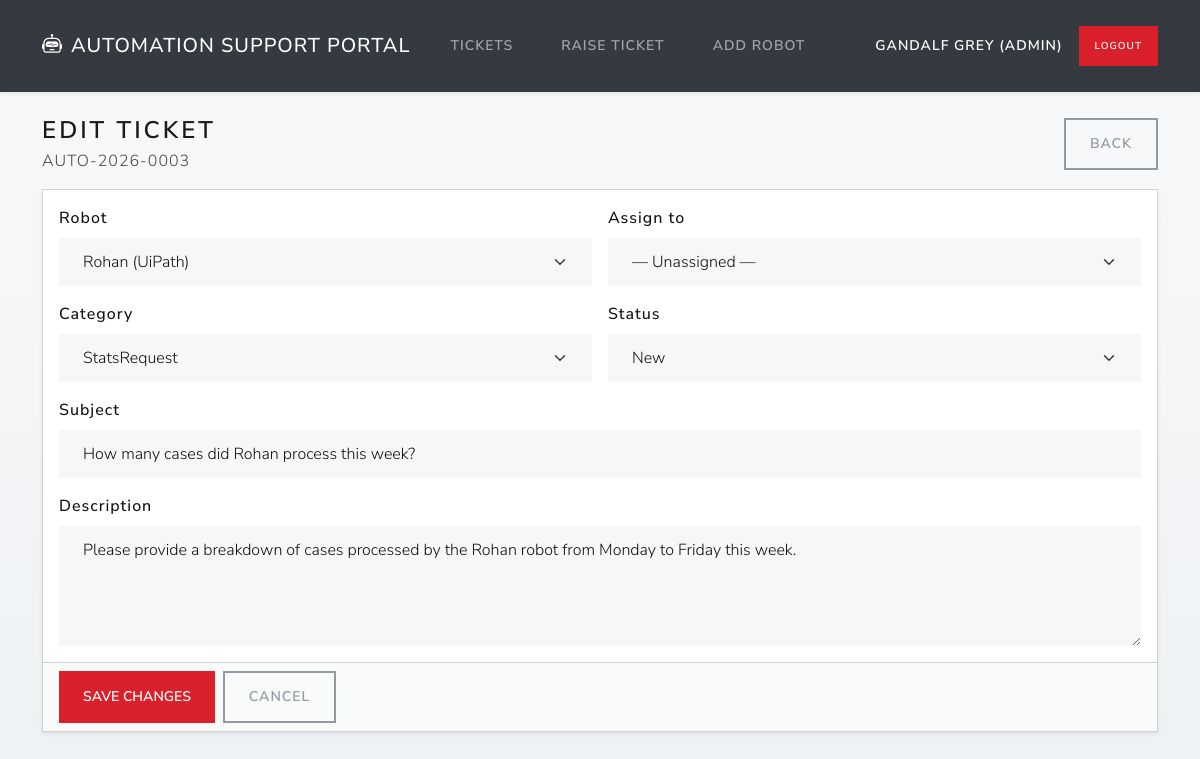
Screenshot of /tickets/3/edit (signed in) with the database file from the repository.
### models.py (models this page shows, shortened)
class User(db.Model):
    id = db.Column(db.Integer, primary_key=True)
    name = db.Column(db.String(80), nullable=False)
    email = db.Column(db.String(120), unique=True, nullable=False)  # Email must be unique
    role = db.Column(db.String(10), nullable=False, default="regular")
    password_hash = db.Column(db.String(255), nullable=False)  # Stored as a hash

class Ticket(db.Model):
    id = db.Column(db.Integer, primary_key=True)
    ticket_ref = db.Column(db.String(30), unique=True, nullable=False)
    robot_id = db.Column(db.Integer, db.ForeignKey("robot.id"), nullable=False)
    robot = db.relationship("Robot", backref=db.backref("tickets", lazy=True))
    created_by_user_id = db.Column(db.Integer, db.ForeignKey("user.id"), nullable=False)
    created_by = db.relationship("User", foreign_keys=[created_by_user_id])
    assigned_to_user_id = db.Column(db.Integer, db.ForeignKey("user.id"), nullable=True)
    assigned_to = db.relationship("User", foreign_keys=[assigned_to_user_id])
    category = db.Column(db.String(30), nullable=False)
    subject = db.Column(db.String(140), nullable=False)
    description = db.Column(db.Text, nullable=False)
    status = db.Column(db.String(30), nullable=False, default="New")
    updated_at = db.Column(db.DateTime, default=lambda: datetime.now(UTC), onupdate=lambda: datetime.now(UTC))

class Robot(db.Model):
    id = db.Column(db.Integer, primary_key=True)
    name = db.Column(db.String(120), nullable=False)
    platform = db.Column(db.String(40), nullable=False)
    is_active = db.Column(db.Boolean, nullable=False, default=True)

### app.py (the view, shortened to what this page needs)
@app.route("/tickets/<int:ticket_id>/edit", methods=["GET", "POST"])  # Edit ticket
@login_required
def edit_ticket(ticket_id: int):
    ticket = Ticket.query.get_or_404(ticket_id)
    users = User.query.order_by(User.name.asc()).all()
    robots = Robot.query.order_by(Robot.name.asc()).all()
    return render_template("edit_ticket.html", ticket=ticket, users=users, robots=robots)

### helpers.py (called while the page is built)
def login_required(view_func):  # redirect unauthenticated users to the login page
    @wraps(view_func)
    def wrapper(*args, **kwargs):
        if "user_id" not in session:
            return redirect(url_for("login"))
        return view_func(*args, **kwargs)
    return wrapper

### templates/edit_ticket.html (shortened to what this page needs)
{% extends "base.html" %}
{% block content %}
<div class="d-flex justify-content-between align-items-center mb-3">
  <div>
    <h1 class="h3 mb-1">Edit ticket</h1>
    <div class="text-muted">{{ ticket.ticket_ref }}</div>
  </div>
  <a class="btn btn-outline-secondary" href="{{ url_for('ticket_detail', ticket_id=ticket.id) }}">Back</a>
</div>
<form method="post" class="card shadow-sm">
  <div class="card-body">
    <div class="row g-3">
      <div class="col-md-6">
        <label for="robot_id" class="form-label">Robot</label>
        <select id="robot_id" name="robot_id" class="form-select" required>
          {% for r in robots %}
            <option value="{{ r.id }}" {% if r.id == ticket.robot_id %}selected{% endif %}>
              {{ r.name }} ({{ r.platform }})
            </option>
          {% endfor %}
        </select>
      </div>
      <div class="col-md-6">
        <label for="assigned_to_id" class="form-label">Assign to</label>
        <select id="assigned_to_id" name="assigned_to_id" class="form-select">
          <option value="">— Unassigned —</option>
        </select>
      </div>
      <div class="col-md-6">
        <label for="category" class="form-label">Category</label>
        <select id="category" name="category" class="form-select" required>
          {% for c in ["StatusCheck","StatsRequest","Incident","ChangeRequest","Other"] %}
            <option value="{{ c }}" {% if ticket.category == c %}selected{% endif %}>{{ c }}</option>
          {% endfor %}
        </select>
      </div>
      <div class="col-md-6">
        <label for="status" class="form-label">Status</label>
        <select id="status" name="status" class="form-select" required>
          {% for s in ["New","In Progress","Waiting on Requestor","Resolved","Closed"] %}
            <option value="{{ s }}" {% if ticket.status == s %}selected{% endif %}>{{ s }}</option>
          {% endfor %}
        </select>
      </div>
      <div class="col-12">
        <label for="subject" class="form-label">Subject</label>
        <input id="subject" name="subject" class="form-control" value="{{ ticket.subject }}" required minlength="5">
      </div>
      <div class="col-12">
        <label for="description" class="form-label">Description</label>
        <textarea
          id="description"
          name="description"
          class="form-control"
          required
          minlength="10"
          style="min-height: 120px; resize: vertical; overflow: hidden;"
          oninput="this.style.height = 'auto'; this.style.height = this.scrollHeight + 'px';"
        >{{ ticket.description }}</textarea>
      </div>
    </div>
  </div>
  <div class="card-footer d-flex gap-2">
    <button class="btn btn-primary" type="submit">Save changes</button>
    <a class="btn btn-outline-secondary" href="{{ url_for('ticket_detail', ticket_id=ticket.id) }}">Cancel</a>
  </div>
</form>
{% endblock %}

### templates/base.html (shortened to what this page needs)
<!doctype html>
<html lang="en">
<head>
  <link href="https://cdn.jsdelivr.net/npm/bootswatch@5.3.3/dist/lux/bootstrap.min.css" rel="stylesheet">
  <link href="https://cdn.jsdelivr.net/npm/bootstrap-icons@1.11.3/font/bootstrap-icons.css" rel="stylesheet">
</head>
<body>
<nav class="navbar navbar-expand-lg navbar-dark bg-dark shadow-sm">
  <div class="container">
    <a class="navbar-brand fw-semibold" href="{{ url_for('list_tickets') }}">
      <i class="bi bi-robot me-2"></i>Automation Support Portal
    </a>
    <div class="collapse navbar-collapse" id="nav">
      {% if session.get("user_id") %}
        <ul class="navbar-nav me-auto">
          <li class="nav-item">
            <a class="nav-link" href="{{ url_for('list_tickets') }}">Tickets</a>
          </li>
          <li class="nav-item">
            <a class="nav-link" href="{{ url_for('add_ticket') }}">Raise Ticket</a>
          </li>
          {% if session.get("user_role") == "admin" %}
          <li class="nav-item">
            <a class="nav-link" href="{{ url_for('add_robot') }}">Add Robot</a>
          </li>
          {% endif %}
        </ul>
        <span class="navbar-text text-white small me-3">
          {{ session.get("user_name") }} ({{ session.get("user_role") }})
        </span>
        <a class="btn btn-primary btn-sm" href="{{ url_for('logout') }}">Logout</a>
      {% else %}
        <ul class="navbar-nav me-auto"></ul>
        <a class="btn btn-outline-light btn-sm me-2" href="{{ url_for('login') }}">Login</a>
        <a class="btn btn-primary btn-sm" href="{{ url_for('register') }}">Register</a>
      {% endif %}
    </div>
  </div>
</nav>
<main class="container py-4">
  {% block content %}{% endblock %}
</main>
</body>
</html>

### templates/base.html (style rules this page uses)
:root { --bs-primary: #da202a; --bs-primary-rgb: 218, 32, 42; --bs-body-color: #111111; --bs-body-font-size: 1rem; }
body { background: linear-gradient(180deg, #f8f9fa 0%, #eef1f4 100%); min-height: 100vh; font-size: 1rem; color: #111111; }
p, li, td, th, dd, dt, label, span, div { color: #111111; }
.text-muted { color: #444444 !important; }
.small, small { color: #444444; font-size: 0.875rem; }
.form-label { color: #111111; font-weight: 500; font-size: 1rem; }
.form-control, .form-select { color: #111111; font-size: 1rem; }
.btn-primary { background-color: #da202a; border-color: #da202a; }
a { color: #da202a; }

### rows the page displays
User: get "GANDALF GREY"
Ticket: ticket_ref "AUTO-2026-0003", robot_id "Rohan (UiPath)", category "StatsRequest", status "New", subject "How many cases did Rohan process this week?", description "Please provide a breakdown of cases processed by the Rohan robot from Monday to Friday this week."

### other values shown
{{ session.get("user_role") }} "ADMIN"
